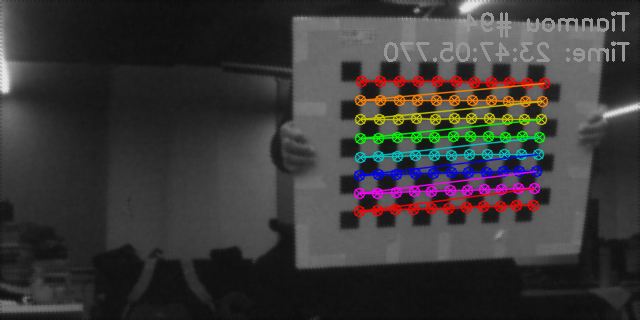
#> input picture yyf_new/calib/calib_0408/visualization/ds1_corners_0020.png, 640 x 320 px, given in place of tianmou_0000.png, which was not available
$ python test_extrinsic_single_frame.py
#> lines starting #> are read from the running program, lines starting #| are printed output that depends on the picture; pictures that were not available may be replaced by others from this repository, and a replacement may not be noted
### yyf_new/calib/utils.py
"""
calib/utils.py — 标定工具集（所有标定脚本共享）
"""

import os
import json
import time
import cv2
import numpy as np
import matplotlib.pyplot as plt
import matplotlib
matplotlib.use("Agg")
from glob import glob
from typing import Tuple, List, Dict, Any, Optional


# ============================================================
# 棋盘格参数
# ============================================================
BOARD_COLS = 9
BOARD_ROWS = 6
SQUARE_SIZE = 43.46          # mm（须与采集时一致）
FACTOR_RESIZE = 2.0         # 角点检测放大倍率

# 天眸参考内参（640×320, v2镜头 2026-03）
TM_K_REF = np.array([
    [713.0134,   0.      , 224.1754],
    [  0.    , 712.7342 , 269.0033],
    [  0.    ,   0.     ,   1.     ]], dtype=np.float64)

# RealSense D455 出厂默认（640×480 Color）
RS_K_DEFAULT = np.array([
    [385.019,   0.     , 329.543],
    [  0.    , 384.118 , 241.941],
    [  0.    ,   0.    ,   1.    ]], dtype=np.float64)

RS_D_DEFAULT = np.array([-0.0542, 0.0636, -0.0005, -0.0003, -0.0202], dtype=np.float64)


# ============================================================
# 图像读取
# ============================================================

TM_FLIP_HORIZONTAL = True  # 天眸镜头硬件安装方向导致图像左右镜像，标定和后续使用均须先翻转


def read_tianmou_image(path: str) -> Optional[np.ndarray]:
    """读取天眸图像，自动去黑边（如果是 TIFF 16bit），并水平镜像纠正硬件安装导致的左右翻转。"""
    img = cv2.imread(path, cv2.IMREAD_UNCHANGED)
#> img is the input picture: shape (320, 640, 3); mean B, G, R 56.1, 56.5, 58.4
    if img is None:
        return None
    if img.ndim == 3 and img.dtype == np.uint16:
        img = cv2.normalize(img, None, 0, 255, cv2.NORM_MINMAX).astype(np.uint8)
        img = cv2.cvtColor(img, cv2.COLOR_BGR2GRAY) if img.ndim == 3 else img
    if img.ndim == 3:
        img = cv2.cvtColor(img, cv2.COLOR_BGR2GRAY)
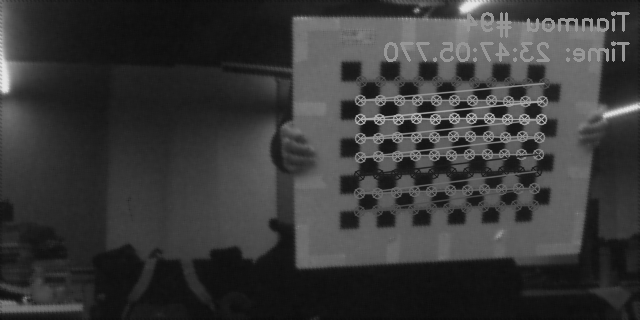
#> img: shape (320, 640); min 11, max 229, mean 57
    if TM_FLIP_HORIZONTAL:
        img = cv2.flip(img, 1)   # flipCode=1: 水平翻转
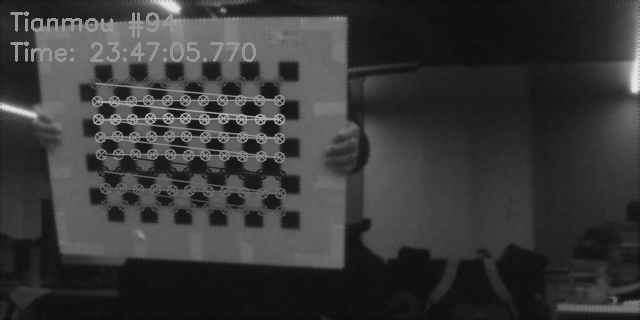
#> img: shape (320, 640); min 11, max 229, mean 57
    return img


def to_gray(img: np.ndarray) -> np.ndarray:
    if img.ndim == 3:
        return cv2.cvtColor(img, cv2.COLOR_BGR2GRAY)
    return img


# ============================================================
# 角点检测
# ============================================================

# [9 lines left out: function build_3d_objpoints, not called in this run]


def detect_corners(
    gray: np.ndarray,
    board_cols: int = BOARD_COLS,
    board_rows: int = BOARD_ROWS,
) -> Tuple[bool, np.ndarray]:
    """
    检测棋盘格角点：findChessboardCorners + cornerSubPix。
    先将图像放大 FACTOR_RESIZE 倍检测，再缩回原分辨率。
    返回：(检测是否成功, 角点坐标 (N,1,2) float32)
    """
    h, w = gray.shape[:2]
    factor = max(FACTOR_RESIZE, 1280 / w)
    gray_big = cv2.resize(gray, (int(w * factor), int(h * factor)),
                          interpolation=cv2.INTER_NEAREST)

    ret, corners_big = cv2.findChessboardCorners(
        gray_big, (board_cols, board_rows), None)
    if not ret:
        return False, np.array([])

    # 亚像素精细化，检测时放大 factor 倍，坐标需除回原分辨率
    criteria = (cv2.TERM_CRITERIA_EPS + cv2.TERM_CRITERIA_MAX_ITER, 30, 0.001)
    corners_big = cv2.cornerSubPix(gray_big, corners_big, (11, 11), (-1, -1), criteria)
    corners = corners_big / factor
    return True, corners.astype(np.float32)


# [75 lines left out: functions detect_corners_pair, draw_corners, visualize_stereo_pair, plot_reprojection_errors, not called in this run]


# ============================================================
# 文件 I/O
# ============================================================

def ensure_dir(path: str) -> None:
    os.makedirs(path, exist_ok=True)


# [4 lines left out: function save_json, not called in this run]


def load_json(path: str) -> Dict:
    with open(path) as f:
        return json.load(f)


def load_K(K_list: List) -> np.ndarray:
    return np.array(K_list, dtype=np.float64)


def load_dist(d_list: List) -> np.ndarray:
    return np.array(d_list, dtype=np.float64)


# ============================================================
# 打印工具
# ============================================================

def print_header(title: str) -> None:
    print(f"\n{'='*60}")
    print(f"  {title}")
    print(f"{'='*60}")


# [4 lines left out: function print_matrix, not called in this run]


def print_vector(label: str, v: np.ndarray, fmt: str = ".4f") -> None:
    print(f"  {label}: " + "  ".join(f"{x:{fmt}}" for x in v.ravel()))


# ============================================================
# 棋盘格外参估算（辅助验证）
# ============================================================

# [20 lines left out: function estimate_pose, not called in this run]

### yyf_new/calib/test_extrinsic_single_frame.py
#!/usr/bin/env python3
"""
calib/test_extrinsic_single_frame.py
======================================
用单帧图像标定天眸 ↔ RealSense 外参（R, T）的测试脚本。

使用方法:
    python3 test_extrinsic_single_frame.py

说明:
    - 使用 /projects/calib_data/output_0327_1624/tianmou/tianmou_0000.png
      和 /projects/calib_data/output_0327_1624/color_cropped/color_0000.png
    - 内参来自 calibration_output_1624/ 目录
    - 无任何过滤逻辑，直接对这一帧进行外参标定
"""

import os
import sys
import cv2
import numpy as np

sys.path.insert(0, os.path.dirname(__file__))
from utils import (
    BOARD_COLS, BOARD_ROWS, SQUARE_SIZE,
    read_tianmou_image, to_gray, build_3d_objpoints,
    detect_corners, detect_corners_pair, visualize_stereo_pair,
    ensure_dir, save_json, print_header,
    print_matrix, print_vector,
)


# ============================================================
#  内参（来自 calibration_output_1624/）
# ============================================================
CALIB_DIR = os.path.join(os.path.dirname(__file__), "calibration_output_1624")

TM_K = np.array([
    [707.313,   0.0,    405.064],
    [  0.0,  707.571,  266.083],
    [  0.0,    0.0,      1.0  ]], dtype=np.float64)

TM_DIST = np.array([-0.3285, 0.2797, -0.000077, 0.000731, -0.2768], dtype=np.float64)

RS_K = np.array([
    [385.880,   0.0,    329.332],
    [  0.0,  385.681,  162.213],
    [  0.0,    0.0,      1.0  ]], dtype=np.float64)

RS_DIST = np.array([-0.0551, 0.0688, -0.0010, -0.0011, -0.0389], dtype=np.float64)


# ============================================================
#  图像路径
# ============================================================
TM_IMG_PATH = "/projects/calib_data/output_0327_1624/tianmou/tianmou_0000.png"
RS_IMG_PATH = "/projects/calib_data/output_0327_1624/color_cropped/color_0000.png"
OUTPUT_DIR  = os.path.join(os.path.dirname(__file__), "calibration_output_1624")


def main():
    ensure_dir(OUTPUT_DIR)
    vis_dir = os.path.join(OUTPUT_DIR, "visualization")
    ensure_dir(vis_dir)

    print(f"\n{'='*60}")
    print(f"  单帧外参标定测试（天眸 ↔ RealSense）")
    print(f"{'='*60}")
    print(f"  天眸图像: {TM_IMG_PATH}")
    print(f"  RS图像:   {RS_IMG_PATH}")

    # ── 1. 读取图像 ──────────────────────────────────────────
    print_header("读取图像")
    tm_img = read_tianmou_image(TM_IMG_PATH)
    rs_img = cv2.imread(RS_IMG_PATH)
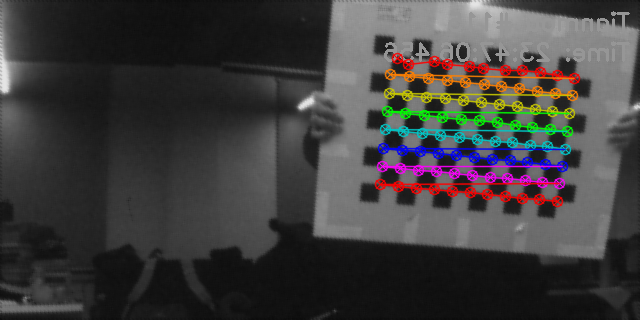
#> input picture yyf_new/calib/calib_0408/visualization/ds1_corners_0040.png, 640 x 320 px, given in place of color_0000.png, which was not available
#> rs_img is the input picture: shape (320, 640, 3); mean B, G, R 61.4, 61.8, 63.7

    if tm_img is None:
        print(f"  错误: 无法读取天眸图像: {TM_IMG_PATH}")
        return
    if rs_img is None:
        print(f"  错误: 无法读取RS图像: {RS_IMG_PATH}")
        return

    print(f"  天眸图像尺寸: {tm_img.shape[1]}×{tm_img.shape[0]}")
#|   天眸图像尺寸: 640×320
    print(f"  RS图像尺寸:   {rs_img.shape[1]}×{rs_img.shape[0]}")
#|   RS图像尺寸:   640×320

    # ── 2. 检测棋盘格角点 ─────────────────────────────────────
    print_header("检测棋盘格角点")
    tm_gray = to_gray(tm_img)
    rs_gray = to_gray(rs_img)
#> in to_gray (call 2), `return cv2.cvtColor(img, cv2.COLOR_BGR2GRAY)`:
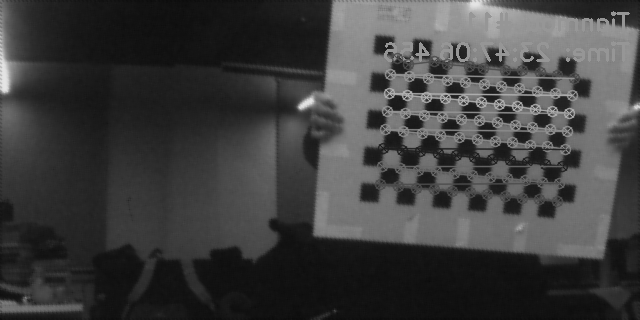
#> returned value: shape (320, 640); min 10, max 229, mean 62.3

    ret_tm, c_tm = detect_corners(tm_gray, BOARD_COLS, BOARD_ROWS)
#> in detect_corners, `ret, corners_big = cv2.findChessboardCorners( gray_big, (board_cols, b..`: ret = False; corners_big = None
#> ret_tm = False; c_tm = empty array
    ret_rs, c_rs = detect_corners(rs_gray, BOARD_COLS, BOARD_ROWS)
#> ret_rs = False; c_rs = empty array
    print(f"  天眸角点检测: {'成功' if ret_tm else '失败'} (找到 {len(c_tm)} 个点)")
#|   天眸角点检测: 失败 (找到 0 个点)
    print(f"  RS角点检测:   {'成功' if ret_rs else '失败'} (找到 {len(c_rs)} 个点)")
#|   RS角点检测:   失败 (找到 0 个点)

    if not (ret_tm and ret_rs):
        print("  角点检测失败，退出")
        return

    # 可视化
    vis_path = visualize_stereo_pair(tm_gray, rs_img, c_tm, c_rs, "extrinsic_single_frame", vis_dir)
    print(f"  可视化已保存: {vis_path}")

    # ── 3. 构建 3D 物体点 ─────────────────────────────────────
    objp = build_3d_objpoints(BOARD_COLS, BOARD_ROWS, SQUARE_SIZE)

    # ── 4. 独立 PnP：估算各相机位姿 ──────────────────────────
    print_header("独立 PnP 位姿估算")

    _, rvec_tm, tvec_tm = cv2.solvePnP(
        objp.astype(np.float64), c_tm.astype(np.float64),
        TM_K, TM_DIST, flags=cv2.SOLVEPNP_ITERATIVE)
    _, rvec_rs, tvec_rs = cv2.solvePnP(
        objp.astype(np.float64), c_rs.astype(np.float64),
        RS_K, RS_DIST, flags=cv2.SOLVEPNP_ITERATIVE)

    R_tm, _ = cv2.Rodrigues(rvec_tm)
    R_rs, _ = cv2.Rodrigues(rvec_rs)

    print(f"\n  天眸位姿:")
    print(f"    rvec_tm = {rvec_tm.ravel().round(4).tolist()}")
    print(f"    tvec_tm = {tvec_tm.ravel().round(2).tolist()} mm")
    print(f"    |tvec_tm| = {np.linalg.norm(tvec_tm):.2f} mm")

    print(f"\n  RealSense 位姿:")
    print(f"    rvec_rs = {rvec_rs.ravel().round(4).tolist()}")
    print(f"    tvec_rs = {tvec_rs.ravel().round(2).tolist()} mm")
    print(f"    |tvec_rs| = {np.linalg.norm(tvec_rs):.2f} mm")

    # ── 5. 计算外参：P_tm = R @ P_rs + T ──────────────────────
    print_header("外参计算（PnP 相减法）")
    print(f"  公式: P_tianmou = R @ P_rs + T")
    print(f"       R = R_tm @ R_rs.T")
    print(f"       T = tvec_tm - R @ tvec_rs")

    R_ext = R_tm @ R_rs.T
    T_ext = (tvec_tm - R_ext @ tvec_rs).ravel()

    # 正交化
    U, _, Vt = np.linalg.svd(R_ext)
    R_ext = U @ Vt
    if np.linalg.det(R_ext) < 0:
        Vt[-1, :] *= -1
        R_ext = U @ Vt

    baseline_mm = float(np.linalg.norm(T_ext))
    baseline_cm = baseline_mm / 10.0

    print(f"\n  旋转矩阵 R:")
    print_matrix("R", R_ext)
    print(f"\n  平移向量 T:")
    print_vector("T", T_ext)
    print(f"\n  基线距离 |T|: {baseline_mm:.2f} mm ({baseline_cm:.2f} cm)")

    # 旋转角
    angle_x = np.arctan2(R_ext[2, 1], R_ext[2, 2]) * 180 / np.pi
    angle_y = np.arctan2(-R_ext[2, 0], np.sqrt(R_ext[2, 1]**2 + R_ext[2, 2]**2)) * 180 / np.pi
    angle_z = np.arctan2(R_ext[1, 0], R_ext[0, 0]) * 180 / np.pi
    print(f"\n  旋转角: Rx={angle_x:.1f}°, Ry={angle_y:.1f}°, Rz={angle_z:.1f}°")

    # ── 6. E 矩阵 ────────────────────────────────────────────
    print_header("本质矩阵 E")
    T_norm = T_ext / (np.linalg.norm(T_ext) + 1e-9)
    T_skew = np.array([
        [  0,         -T_norm[2],  T_norm[1]],
        [  T_norm[2],  0,         -T_norm[0]],
        [ -T_norm[1],  T_norm[0],  0        ]], dtype=np.float64)
    E_mat = T_skew @ R_ext
    print(f"  E 奇异值（应为 [1, 1, 0]）: {np.linalg.svd(E_mat)[1].round(4)}")

    # ── 7. 重投影误差验证 ─────────────────────────────────────
    print_header("重投影误差验证")

    # 外参含义: P_tm = R_ext @ P_rs + T_ext
    #   即: 世界坐标系的棋盘格点经 R_ext, T_ext 从 RS 坐标系变换到 TM 坐标系
    #
    # 验证方式:
    #   (a) 把 RS PnP 求出的 3D 点 P_rs 投影到 TM 图像，与 TM 检测角点对比
    #   (b) 把 TM PnP 求出的 3D 点 P_tm 投影到 RS 图像，与 RS 检测角点对比
    #
    # P_tm = R_ext @ P_rs + T_ext  ⇒  cv2 Rodrigues 表示为
    #   rvec = Rodrigues(R_ext.T), tvec = -R_ext.T @ T_ext

    # (a) RS 3D 点 → TM 图像投影
    rvec_rs2tm = cv2.Rodrigues(R_ext.T)[0]
    tvec_rs2tm = (-R_ext.T @ T_ext.reshape(3, 1)).reshape(3, 1)
    proj_rs2tm, _ = cv2.projectPoints(objp, rvec_rs2tm, tvec_rs2tm, TM_K, TM_DIST)
    err_rs2tm = float(np.mean(np.linalg.norm(
        proj_rs2tm.squeeze().astype(np.float64)
        - c_tm.squeeze().astype(np.float64), axis=1)))

    # (b) TM 3D 点 → RS 图像投影
    rvec_tm2rs = cv2.Rodrigues(R_ext)[0]
    tvec_tm2rs = T_ext.reshape(3, 1)
    proj_tm2rs, _ = cv2.projectPoints(objp, rvec_tm2rs, tvec_tm2rs, RS_K, RS_DIST)
    err_tm2rs = float(np.mean(np.linalg.norm(
        proj_tm2rs.squeeze().astype(np.float64)
        - c_rs.squeeze().astype(np.float64), axis=1)))

    # 单目内参直接重投影（验证内参质量）
    proj_tm_direct, _ = cv2.projectPoints(objp, rvec_tm, tvec_tm, TM_K, TM_DIST)
    err_tm_direct = float(np.mean(np.linalg.norm(
        proj_tm_direct.squeeze().astype(np.float64)
        - c_tm.squeeze().astype(np.float64), axis=1)))
    proj_rs_direct, _ = cv2.projectPoints(objp, rvec_rs, tvec_rs, RS_K, RS_DIST)
    err_rs_direct = float(np.mean(np.linalg.norm(
        proj_rs_direct.squeeze().astype(np.float64)
        - c_rs.squeeze().astype(np.float64), axis=1)))

    print(f"  单目内参验证:")
    print(f"    TM 直接投影:  {err_tm_direct:.3f} px")
    print(f"    RS 直接投影:  {err_rs_direct:.3f} px")
    print(f"  双目外参验证:")
    print(f"    RS 3D→TM 投影: {err_rs2tm:.3f} px  (关键，外参正确性)")
    print(f"    TM 3D→RS 投影: {err_tm2rs:.3f} px  (关键，外参正确性)")

    # ── 8. 对极几何验证 ───────────────────────────────────────
    print_header("对极几何验证")
    F_mat = np.linalg.inv(RS_K).T @ E_mat @ np.linalg.inv(TM_K)
    c_tm_ud = cv2.undistortPoints(c_tm.astype(np.float64), TM_K, TM_DIST)
    c_rs_ud = cv2.undistortPoints(c_rs.astype(np.float64), RS_K, RS_DIST)
    ep_dists = []
    for pt_t, pt_r in zip(c_tm_ud.squeeze(), c_rs_ud.squeeze()):
        epi = F_mat @ np.array([pt_t[0], pt_t[1], 1.0])
        epi_norm = epi[:2] / (np.linalg.norm(epi[:2]) + 1e-9)
        dist = abs(float(epi_norm @ np.array([pt_r[0], pt_r[1]])))
        ep_dists.append(dist)
    mean_ep = float(np.mean(ep_dists))
    print(f"  平均对极距离: {mean_ep:.3f} px")
    print(f"  各角点对极距离: {[f'{e:.3f}' for e in ep_dists]}")

    # ── 9. 保存结果 ──────────────────────────────────────────
    print_header("保存结果")
    result = {
        "description": "单帧外参标定结果（PnP相减法）",
        "frame": "tianmou_0000.png + color_0000.png",
        "P_tianmou_is_R_P_rs_plus_T": True,
        "R": R_ext.tolist(),
        "T": T_ext.tolist(),
        "E": E_mat.tolist(),
        "baseline_mm": baseline_mm,
        "baseline_cm": baseline_cm,
        "rotation_angles_deg": {
            "Rx": float(angle_x),
            "Ry": float(angle_y),
            "Rz": float(angle_z),
        },
        "reprojection_errors": {
            "tianmou_direct_px": err_tm_direct,
            "realsense_direct_px": err_rs_direct,
            "extrinsic_rs2tm_px": err_rs2tm,
            "extrinsic_tm2rs_px": err_tm2rs,
        },
        "epipolar_distance_px": mean_ep,
        "per_point_epipolar_distances": ep_dists,
        "rvec_tianmou": rvec_tm.ravel().tolist(),
        "tvec_tianmou": tvec_tm.ravel().tolist(),
        "rvec_realsense": rvec_rs.ravel().tolist(),
        "tvec_realsense": tvec_rs.ravel().tolist(),
        "K_tianmou": TM_K.tolist(),
        "dist_tianmou": TM_DIST.tolist(),
        "K_realsense": RS_K.tolist(),
        "dist_realsense": RS_DIST.tolist(),
        "calibration_method": "single_frame_PnP_subtraction",
    }

    out_path = os.path.join(OUTPUT_DIR, "extrinsic_single_frame.json")
    save_json(result, out_path)
    print(f"  结果已保存: {out_path}")

    print(f"\n{'='*60}")
    print(f"  总结")
    print(f"{'='*60}")
    print(f"  天眸相对RS的姿态:")
    print(f"    平移: [{T_ext[0]:.1f}, {T_ext[1]:.1f}, {T_ext[2]:.1f}] mm")
    print(f"    基线: {baseline_cm:.1f} cm")
    print(f"    旋转: Rx={angle_x:.1f}°, Ry={angle_y:.1f}°, Rz={angle_z:.1f}°")
    print(f"  单目内参误差: TM={err_tm_direct:.3f}px, RS={err_rs_direct:.3f}px")
    print(f"  双目外参误差: RS→TM={err_rs2tm:.3f}px, TM→RS={err_tm2rs:.3f}px")
    print(f"  对极距离:     {mean_ep:.3f} px")


if __name__ == "__main__":
    main()
